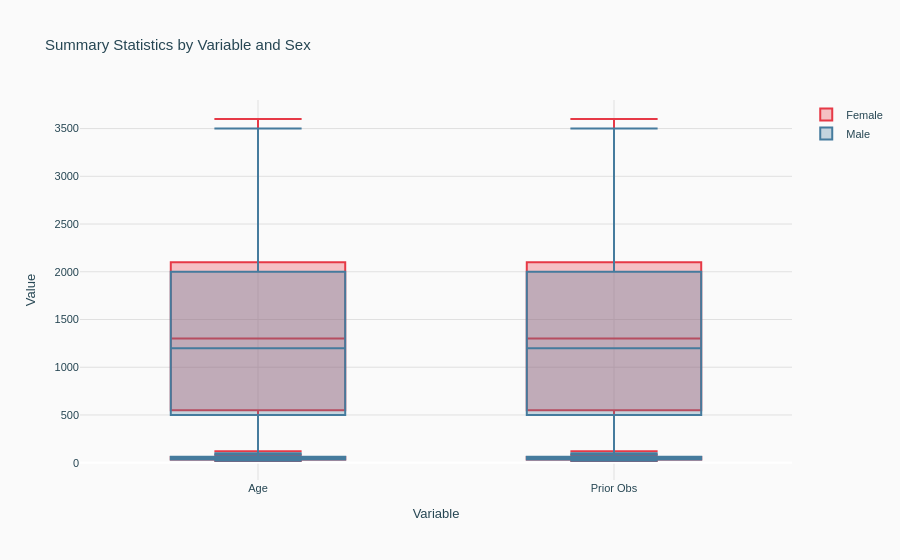

Notebook source saved alongside this figure:
### Code cell
# Box plot with colour grouping
box_colour_df = pl.DataFrame({
    "variable": ["Age", "Age", "Age", "Age", "Prior Obs", "Prior Obs", "Prior Obs", "Prior Obs"],
    "sex": ["Male", "Female", "Male", "Female", "Male", "Female", "Male", "Female"],
    "min": [20.0, 18.0, 100.0, 120.0, 20.0, 18.0, 100.0, 120.0],
    "q25": [35.0, 33.0, 500.0, 550.0, 35.0, 33.0, 500.0, 550.0],
    "median": [50.0, 48.0, 1200.0, 1300.0, 50.0, 48.0, 1200.0, 1300.0],
    "q75": [63.0, 60.0, 2000.0, 2100.0, 63.0, 60.0, 2000.0, 2100.0],
    "max": [85.0, 82.0, 3500.0, 3600.0, 85.0, 82.0, 3500.0, 3600.0],
})

fig = box_plot(
    box_colour_df,
    x="variable",
    lower="q25",
    middle="median",
    upper="q75",
    y_min="min",
    y_max="max",
    colour="sex",
    style=custom_ps,
    title="Summary Statistics by Variable and Sex",
)
fig.show()

### Figure 1 — Plotly figure (JSON) as saved in the notebook; plotly's stock layout.template omitted (floating-point values rounded to 4 significant figures)
{"data": [{"fillcolor": "rgba(230,57,70,0.3)", "lowerfence": [18.0, 120.0, 18.0, 120.0], "marker": {"color": "#E63946"}, "median": [48.0, 1300.0, 48.0, 1300.0], "name": "Female", "q1": [33.0, 550.0, 33.0, 550.0], "q3": [60.0, 2100.0, 60.0, 2100.0], "type": "box", "upperfence": [82.0, 3600.0, 82.0, 3600.0], "x": ["Age", "Age", "Prior Obs", "Prior Obs"]}, {"fillcolor": "rgba(69,123,157,0.3)", "lowerfence": [20.0, 100.0, 20.0, 100.0], "marker": {"color": "#457B9D"}, "median": [50.0, 1200.0, 50.0, 1200.0], "name": "Male", "q1": [35.0, 500.0, 35.0, 500.0], "q3": [63.0, 2000.0, 63.0, 2000.0], "type": "box", "upperfence": [85.0, 3500.0, 85.0, 3500.0], "x": ["Age", "Age", "Prior Obs", "Prior Obs"]}], "layout": {"font": {"color": "#264653", "family": "Helvetica", "size": 11}, "paper_bgcolor": "#FAFAFA", "plot_bgcolor": "#FAFAFA", "showlegend": true, "title": {"text": "Summary Statistics by Variable and Sex"}, "xaxis": {"gridcolor": "#E0E0E0", "showgrid": true, "title": {"text": "Variable"}}, "yaxis": {"gridcolor": "#E0E0E0", "showgrid": true, "title": {"text": "Value"}}}}
